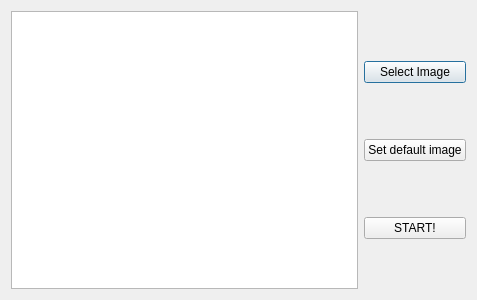
<?xml version="1.0" encoding="UTF-8"?>
<ui version="4.0">
 <class>GameLoadDialog</class>
 <widget class="QDialog" name="GameLoadDialog">
  <property name="geometry">
   <rect>
    <x>0</x>
    <y>0</y>
    <width>477</width>
    <height>300</height>
   </rect>
  </property>
  <property name="windowTitle">
   <string>Dialog</string>
  </property>
  <layout class="QHBoxLayout" name="horizontalLayout_2">
   <item>
    <widget class="QGraphicsView" name="graphicsView"/>
   </item>
   <item>
    <layout class="QVBoxLayout" name="verticalLayout">
     <item>
      <widget class="QPushButton" name="customButton">
       <property name="enabled">
        <bool>true</bool>
       </property>
       <property name="text">
        <string>Select Image</string>
       </property>
      </widget>
     </item>
     <item>
      <widget class="QPushButton" name="defaultButton">
       <property name="text">
        <string>Set default image</string>
       </property>
      </widget>
     </item>
     <item>
      <widget class="QPushButton" name="startButton">
       <property name="text">
        <string>START!</string>
       </property>
      </widget>
     </item>
    </layout>
   </item>
  </layout>
 </widget>
 <resources/>
 <connections/>
</ui>
